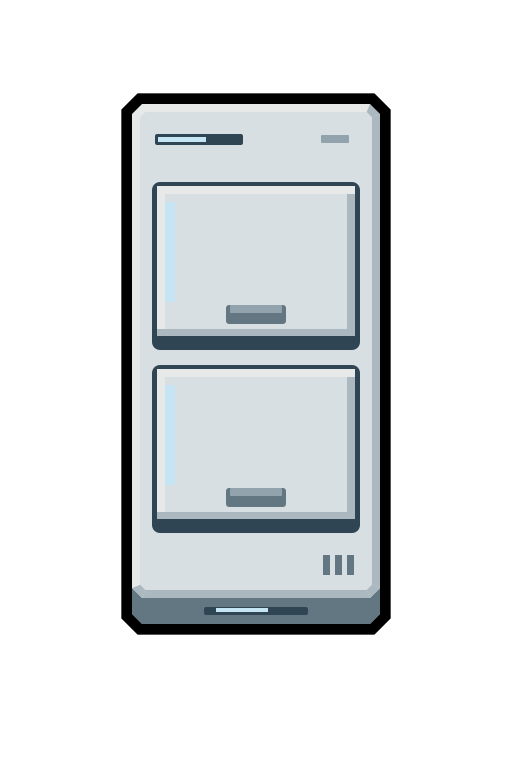
#> input picture Art/BuildingRefresh/Directions/StorageUnit_south.png, 512 x 768 px, found by its file name; the run also reads 1 picture not shown here
$ python make_covers.py
#> lines starting #> are read from the running program, lines starting #| are printed output that depends on the picture
"""Compose three text-free mod covers from the project's original textures.

Run from any directory: python Art/CoverConcepts/make_covers.py
Only Pillow and the Python standard library are used. Source assets stay intact.
"""
from pathlib import Path
import json
import math

from PIL import Image, ImageChops, ImageDraw, ImageFilter, ImageFont

HERE = Path(__file__).resolve().parent
ROOT = HERE.parents[1]
OUT = HERE / "v1"
W, H = 1920, 1080
TEX = ROOT / "Textures" / "Things" / "Building"
ASSETS = {
    "core": "StorageCore/StorageCore.png",
    "unit": "StorageUnit/StorageUnit_south.png",
    "receiver": "StorageReceiver/StorageReceiver.png",
    "supplier": "TransportSupplier/TransportSupplier_south.png",
    "shelf": "StorageSupplyShelf/StorageSupplyShelf.png",
    "fuel": "FuelSupplier/FuelSupplier.png",
    "construction": "ConstructionSupplyUnit/ConstructionSupplyUnit.png",
    "teleporter": "CaravanTeleporter/CaravanTeleporter.png",
    "workbench": "CosmicWorkbench/CosmicWorkbench_south.png",
    "apparel": "StorageApparelAdapter/StorageApparelAdapter_south.png",
}
CYAN = (98, 214, 247)
BLUE = (98, 145, 241)
LILAC = (162, 139, 245)
GOLD = (211, 183, 122)
PLACEMENTS = []


def glow(im, center, radii, color, strength):
    """Soft, truly elliptical falloff; computed at quarter resolution."""
    sw, sh = W // 4, H // 4
    cx, cy = center[0] / 4, center[1] / 4
    rx, ry = radii[0] / 4, radii[1] / 4
    mask = Image.new("L", (sw, sh))
    mask.putdata([
        round(strength * math.exp(-2.7 * (((x-cx)/rx)**2 + ((y-cy)/ry)**2)))
        for y in range(sh) for x in range(sw)
    ])
    layer = Image.new("RGBA", (W, H), color)
    layer.putalpha(mask.resize((W, H), Image.Resampling.BICUBIC))
    im.alpha_composite(layer)


def background(seed, scheme):
    im = Image.new("RGBA", (W, H), (8, 14, 27, 255))
    if scheme == 1:
        glow(im, (1460, 550), (990, 770), (30, 78, 125), 190)
        glow(im, (1680, 110), (780, 650), (86, 59, 128), 100)
        glow(im, (300, 820), (830, 700), (30, 45, 68), 80)
    elif scheme == 2:
        glow(im, (1040, 900), (1300, 590), (31, 81, 104), 180)
        glow(im, (330, 600), (680, 700), (48, 71, 120), 110)
    else:
        glow(im, (1420, 690), (1130, 770), (29, 63, 109), 185)
        glow(im, (1750, 350), (750, 650), (63, 51, 121), 115)
    return im


def strokes(im, draw_fn, color=CYAN, alpha=85, blur=10):
    ink = Image.new("RGBA", (W, H))
    draw_fn(ImageDraw.Draw(ink), (*color, alpha))
    haze = ink.filter(ImageFilter.GaussianBlur(blur))
    im.alpha_composite(haze)
    im.alpha_composite(ink)


def orbit(im, cx, cy, rx, ry, color=CYAN, alpha=75, ticks=False):
    def draw(d, c):
        d.ellipse((cx-rx, cy-ry, cx+rx, cy+ry), outline=c, width=2)
        if ticks:
            for n in range(48):
                a = n * math.tau / 48
                t = 0.975 if n % 4 else 0.94
                d.line((cx+rx*t*math.cos(a), cy+ry*t*math.sin(a),
                        cx+rx*math.cos(a), cy+ry*math.sin(a)), fill=c, width=2)
    strokes(im, draw, color, alpha)


def bezier(points, count=120):
    p0, p1, p2, p3 = points
    return [tuple((1-t)**3*p0[k] + 3*(1-t)**2*t*p1[k] +
                  3*(1-t)*t*t*p2[k] + t**3*p3[k] for k in (0, 1))
            for t in [i/count for i in range(count+1)]]


def ribbon(im, points, color=CYAN, alpha=115):
    curve = bezier(points)
    strokes(im, lambda d, c: d.line(curve, fill=c, width=3), color, alpha, 14)


def sprite(im, name, center, height, aura=CYAN):
    src = Image.open(TEX / ASSETS[name]).convert("RGBA")
    src = src.crop(src.getchannel("A").getbbox())
    width = round(src.width * height / src.height)
    src = src.resize((width, height), Image.Resampling.LANCZOS)
    x, y = round(center[0]-width/2), round(center[1]-height/2)
    assert x >= 0 and y >= 0 and x+width <= W and y+height <= H, (name, (x, y, width, height))
    mask = Image.new("L", (W, H))
    mask.paste(src.getchannel("A"), (x, y))
    bloom = Image.new("RGBA", (W, H), aura)
    bloom.putalpha(mask.filter(ImageFilter.GaussianBlur(19)).point(lambda a: round(a*.25)))
    im.alpha_composite(bloom)
    shadow_mask = Image.new("L", (W, H))
    shadow_mask.paste(src.getchannel("A"), (x+8, y+18))
    shadow = Image.new("RGBA", (W, H), (0, 4, 12))
    shadow.putalpha(shadow_mask.filter(ImageFilter.GaussianBlur(13)).point(lambda a: round(a*.7)))
    im.alpha_composite(shadow)
    im.alpha_composite(src, (x, y))
    PLACEMENTS.append({"asset": name, "box": [x, y, x+width, y+height]})


# [19 lines left out: function save, not called in this run]


def cover_core():
    im = background(17, 1)
#> in glow, `mask = Image.new("L", (sw, sh))`: mask: PIL image 480x270 L; every value is 0
    glow(im, (1350, 610), (630, 570), CYAN, 54)
#> call 4 of glow, with center = (1350, 610), radii = (630, 570), color = (98, 214, 247), strength = 54
#> in glow (call 4), `layer = Image.new("RGBA", (W, H), color)`:
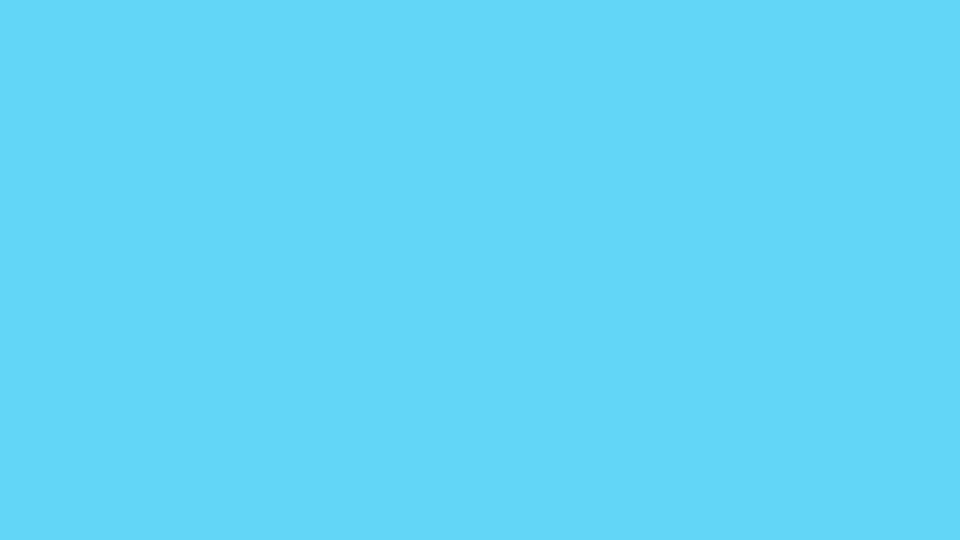
#> layer: PIL image 1920x1080 RGBA (shown at 1/2 size); mean R, G, B, A 98, 214, 247, 255
#> in glow (call 4), `layer.putalpha(mask.resize((W, H), Image.Resampling.BICUBIC))`:
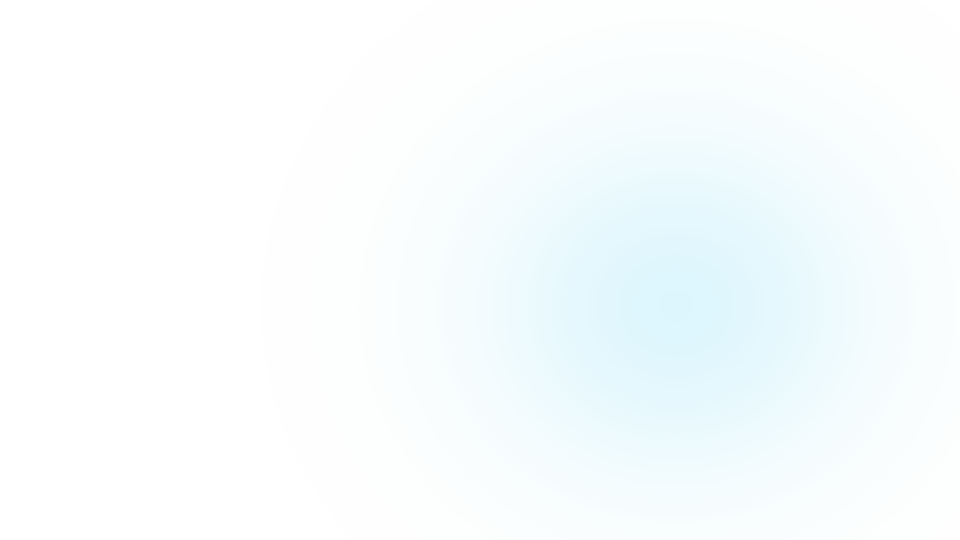
#> layer: PIL image 1920x1080 RGBA (shown at 1/2 size); mean R, G, B, A 98, 214, 247, 10.3; transparent parts drawn white
#> in glow (call 4), `im.alpha_composite(layer)`:
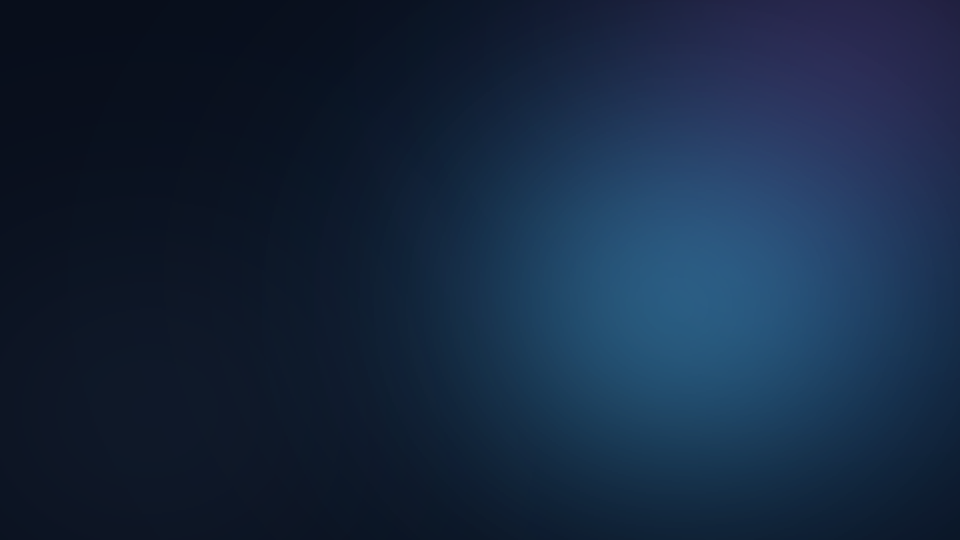
#> im: PIL image 1920x1080 RGBA (shown at 1/2 size); mean R, G, B, A 21.5, 39.3, 63.5, 255
    for rx, ry, a in [(490,365,55), (456,340,85), (375,280,35)]:
        orbit(im, 1370, 580, rx, ry, CYAN, a, ticks=rx == 456)
    orbit(im, 1370, 580, 470, 352, LILAC, 40)
    for p, color in [((1050,303), BLUE), ((1660,350), LILAC), ((1685,785), CYAN), ((1060,865), CYAN)]:
        ribbon(im, [(1350,610), (1430,560), (p[0]-70,p[1]+65), p], color, 70)
    sprite(im, "unit", (1050, 303), 246, BLUE)
    sprite(im, "unit", (1660, 350), 220, LILAC)
    sprite(im, "receiver", (1060, 865), 143)
    sprite(im, "teleporter", (1685, 785), 180)
    sprite(im, "core", (1350, 590), 468)
    sprite(im, "workbench", (1430, 945), 125)
    return save(im, "01_魔法核心", [130, 205, 810, 795], CYAN, "CORE / 左侧留白")


# [59 lines left out: functions cover_matrix, cover_network, overview, not called in this run]


def main():
    OUT.mkdir(parents=True, exist_ok=True)
    records = [cover_core(), cover_matrix(), cover_network()]
#> in sprite, src is the input picture: PIL image 512x768 RGBA; mean R, G, B, A 62.4, 65.5, 67.3, 94.2
#> in sprite, `mask = Image.new("L", (W, H))`: mask: PIL image 1920x1080 L; every value is 0
#> in sprite, `bloom = Image.new("RGBA", (W, H), aura)`:
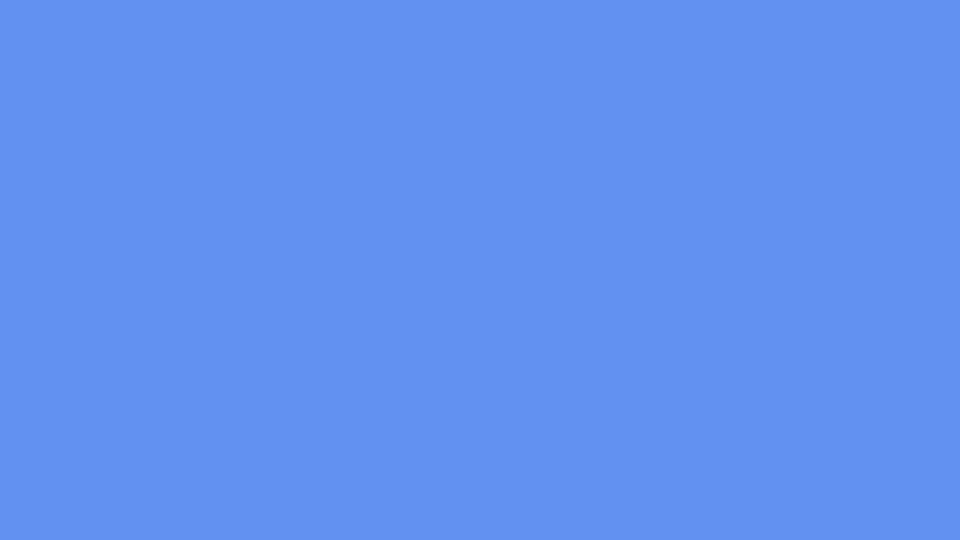
#> bloom: PIL image 1920x1080 RGBA (shown at 1/2 size); mean R, G, B, A 98, 145, 241, 255
#> call 2 of sprite, with name = 'unit', center = (1660, 350), height = 220, aura = (162, 139, 245)
#> in sprite (call 2), `src = src.resize((width, height), Image.Resampling.LANCZOS)`:
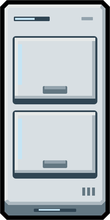
#> src: PIL image 110x220 RGBA; mean R, G, B, A 168, 176.5, 181.3, 253.2; transparent parts drawn white
#> in sprite (call 2), `mask.paste(src.getchannel("A"), (x, y))`:
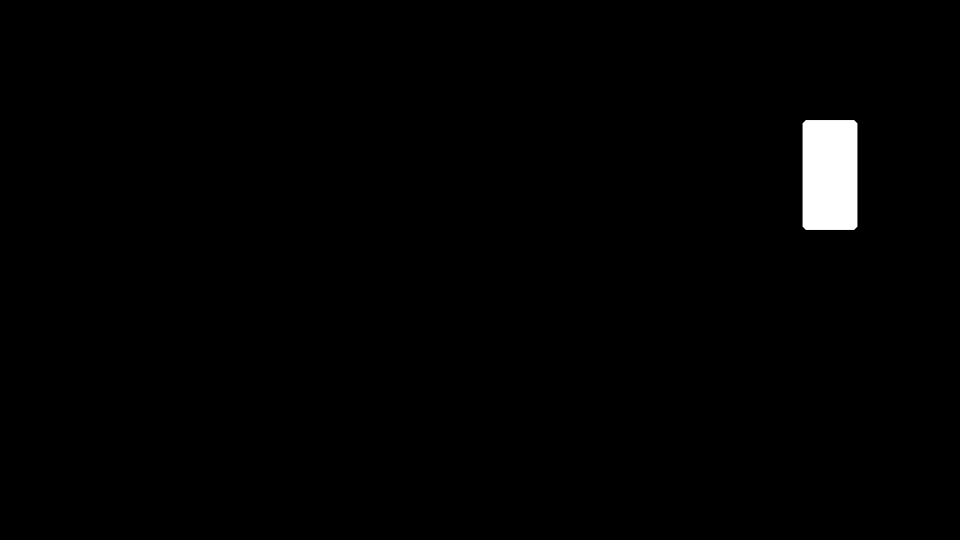
#> mask: PIL image 1920x1080 L (shown at 1/2 size); min 0, max 255, mean 3
#> in sprite (call 2), `bloom = Image.new("RGBA", (W, H), aura)`:
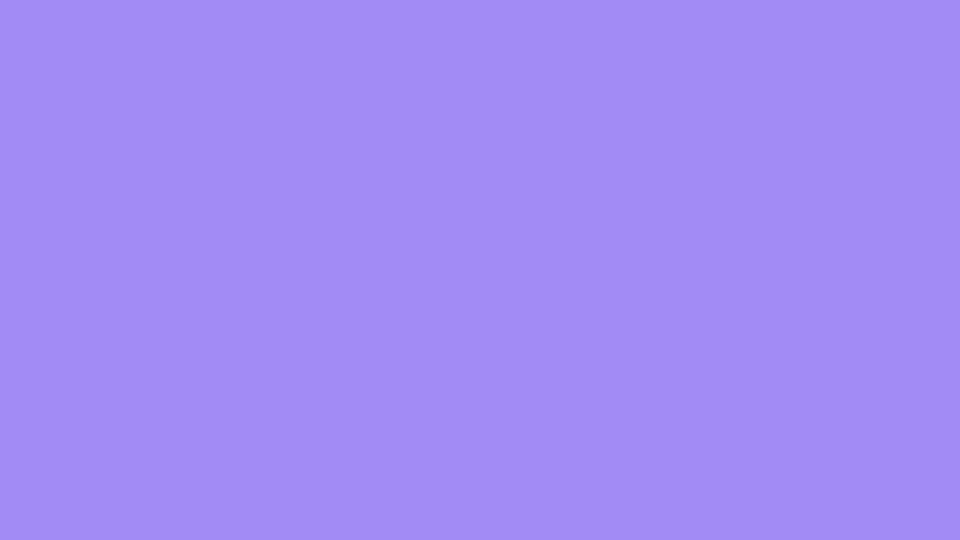
#> bloom: PIL image 1920x1080 RGBA (shown at 1/2 size); mean R, G, B, A 162, 139, 245, 255
    overview(records)
    (OUT / "layout.json").write_text(json.dumps(records, ensure_ascii=False, indent=2), encoding="utf-8")
    (OUT / "使用说明.md").write_text(
        "# 魔法存储封面方案\n\n"
        "三款正式封面均为 1920×1080、RGB、无文字 PNG。建筑来自当前 mod 的 Textures，"
        "按透明边界裁切、等比缩放，未重绘或修改原素材。背景、光环和连接线由 Pillow 绘制。\n\n"
        "- 01_魔法核心：主推方案；左侧适合两行标题和两三行简介。文字安全区 (130,205)–(810,795)。\n"
        "- 02_仓储矩阵：突出容量与秩序；上方可放居中或左对齐的大标题。安全区 (160,105)–(1700,415)。\n"
        "- 03_传送网络：突出设施协同；左上适合标题、副标题。安全区 (130,130)–(830,560)。\n\n"
        "推荐使用暖白标题、灰蓝副标题；标题用粗体，避免压住设施。正式 PNG 不含文字框；"
        "带“文字区参考”的 JPG 仅用于排版，透明“文字区图层”可单独叠入图像编辑器并在导出前隐藏。\n\n"
        "三款封面对比.jpg 用于快速选款；layout.json 记录文字区和素材坐标；"
        "make_covers.py 可重新生成全部结果。未修改 About/Preview.png，也未部署。\n",
        encoding="utf-8")
    for rec in records:
        path = OUT / rec["file"]
        with Image.open(path) as im:
            assert im.size == (W,H) and im.mode == "RGB"
            im.verify()
        print(f"OK {path.name}: 1920x1080 RGB; {len(rec['placements'])} assets; clear text zone; {path.stat().st_size} bytes")
    print(f"Output: {OUT}")


if __name__ == "__main__":
#> (the run stopped early here; a loop or call above may not have finished)
